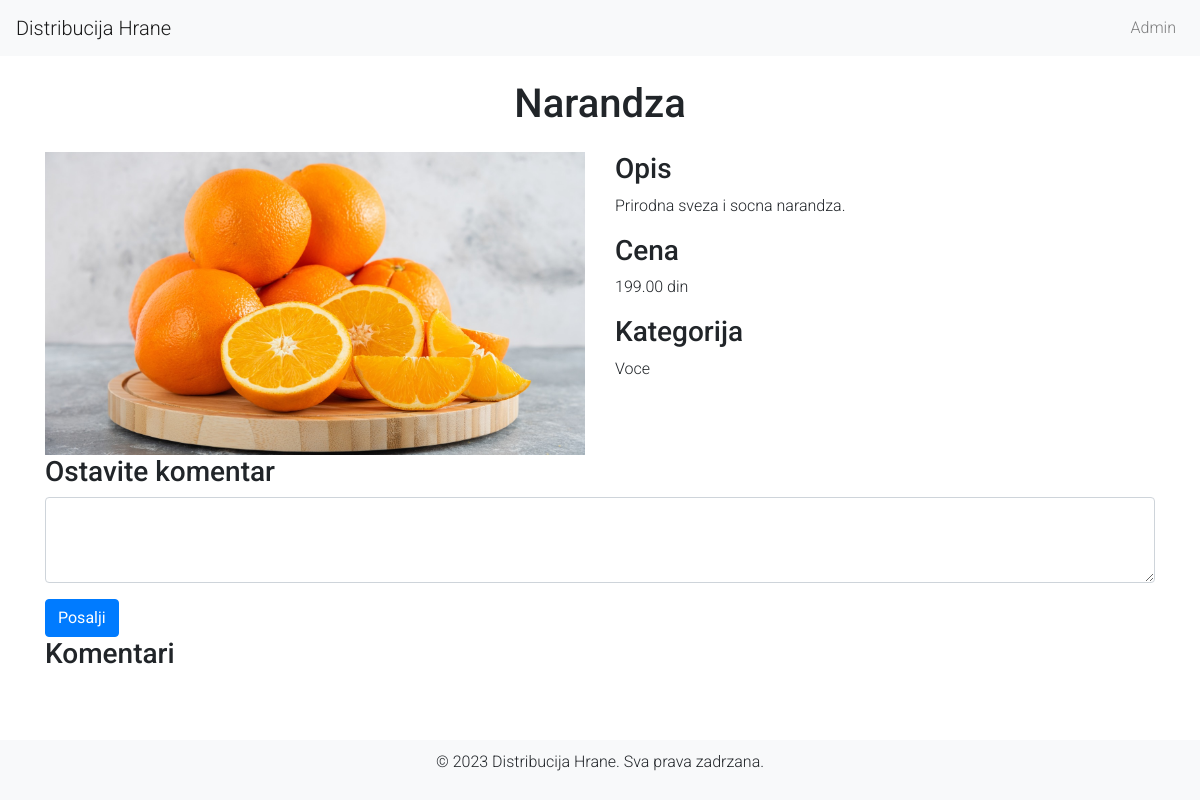
The page /proizvod.php?id=7 on the database its author committed.
### tables this page shows
CREATE TABLE `proizvodi` (
  `id` int(11) NOT NULL,
  `ime` varchar(100) NOT NULL,
  `opis` text,
  `cena` decimal(10,2) NOT NULL,
  `kategorija` varchar(50) DEFAULT NULL,
  `slika` varchar(255) DEFAULT NULL
);

### proizvod.php (the view, shortened to what this page needs)
<?php
include 'db_connect.php';
$id = $_GET['id'];
$sql = "SELECT * FROM proizvodi WHERE id = ?";
$stmt = $conn->prepare($sql);
$stmt->bind_param("i", $id);
$stmt->execute();
$result = $stmt->get_result();
$proizvod = $result->fetch_assoc();
?>
<!DOCTYPE html>
<html lang="en">
<head>
    <link href="https://stackpath.bootstrapcdn.com/bootstrap/4.5.2/css/bootstrap.min.css" rel="stylesheet">
    <link href="css/styles.css" rel="stylesheet">
</head>
<body>
    <nav class="navbar navbar-expand-lg navbar-light bg-light">
        <a class="navbar-brand" href="index.php">Distribucija Hrane</a>
        <div class="collapse navbar-collapse" id="navbarNav">
            <ul class="navbar-nav ml-auto">
                <li class="nav-item">
                    <a class="nav-link" href="login.php">Admin</a>
                </li>
            </ul>
        </div>
    </nav>
    <div class="container">
        <h1 class="my-4 text-center"><?php echo htmlspecialchars($proizvod['ime']); ?></h1>
        <div class="row">
            <div class="col-md-6">
                <img src="<?php echo htmlspecialchars($proizvod['slika']); ?>" class="img-fluid product-img" alt="<?php echo htmlspecialchars($proizvod['ime']); ?>">
            </div>
            <div class="col-md-6">
                <h3>Opis</h3>
                <p><?php echo htmlspecialchars($proizvod['opis']); ?></p>
                <h3>Cena</h3>
                <p><?php echo htmlspecialchars($proizvod['cena']); ?> din</p>
                <h3>Kategorija</h3>
                <p><?php echo htmlspecialchars($proizvod['kategorija']); ?></p>
            </div>
        </div>
        <div class="comment-box">
            <h3>Ostavite komentar</h3>
            <form method="post" action="proizvod.php?id=<?php echo $id; ?>">
                <div class="form-group">
                    <textarea class="form-control" name="komentar" rows="3" required></textarea>
                </div>
                <button type="submit" class="btn btn-primary">Posalji</button>
            </form>
        </div>
        <div class="comments">
            <h3>Komentari</h3>
        </div>
    </div>
    <footer>
        <p>&copy; 2023 Distribucija Hrane. Sva prava zadrzana.</p>
    </footer>
</body>
</html>

### styles.css (style rules this page uses)
body { font-family: 'Roboto', sans-serif; font-weight: 300; }

### proizvod.php (style rules this page uses)
body { display: flex; flex-direction: column; min-height: 100vh; }
.container { flex: 1; }
footer { text-align: center; padding: 10px 0; background-color: #f8f9fa; }

### rows shown on the page
proizvodi: ime "Narandza", slika (picture), opis "Prirodna sveza i socna narandza.", cena "199.00", kategorija "Voce"
